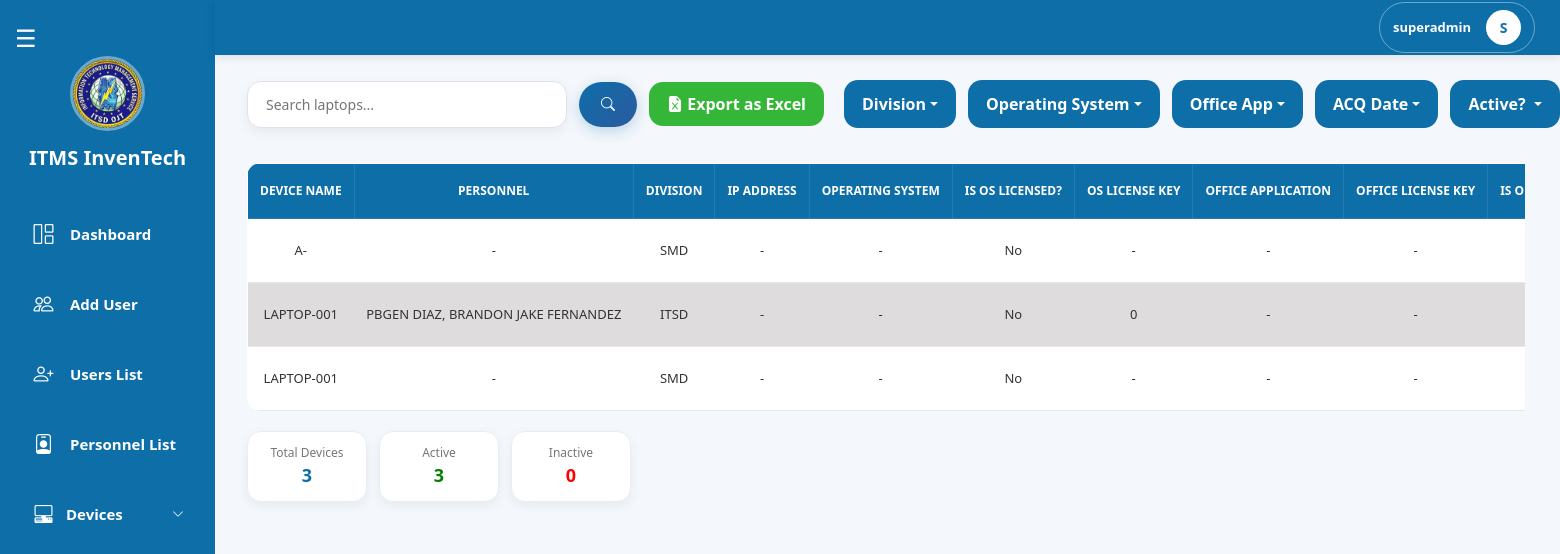
Screenshot of /pages/superadmin/device_laptops.php (signed in) with the database file from the repository.
### tables this page shows
CREATE TABLE `laptops` (
  `id` int(11) NOT NULL,
  `personnel_id` int(11) NOT NULL,
  `device_id` int(11) NOT NULL,
  `device_name` varchar(150) NOT NULL,
  `division_id` int(11) NOT NULL,
  `ip_address` varchar(50) DEFAULT NULL,
  `os` varchar(100) DEFAULT NULL,
  `is_os_licensed` tinyint(1) DEFAULT NULL,
  `is_remote_acc` tinyint(1) DEFAULT NULL,
  `endpoint_security_id` longtext DEFAULT NULL,
  `no_of_installed_anti_virus` int(11) DEFAULT NULL,
  `date_installed` date DEFAULT NULL,
  `guid` varchar(100) DEFAULT NULL,
  `mac_address` varchar(100) DEFAULT NULL,
  `cpu_brand` varchar(100) DEFAULT NULL,
  `cpu_cores` int(11) DEFAULT NULL,
  `gb_ram` int(11) DEFAULT NULL,
  `monitor_brand` varchar(100) DEFAULT NULL,
  `monitor_size_inches` int(11) DEFAULT NULL,
  `no_of_user_accounts` int(11) DEFAULT NULL,
  `user_account_type` longtext DEFAULT NULL,
  `authorized_software` text DEFAULT NULL,
  `unauthorized_software` text DEFAULT NULL,
  `office_application` varchar(150) DEFAULT NULL,
  `is_office_licensed` tinyint(1) DEFAULT NULL,
  `previous_owners_id` longtext DEFAULT NULL CHECK (json_valid(`previous_owners_id`)),
  `created_date` date DEFAULT current_timestamp(),
  `last_updated_at` date DEFAULT NULL,
  `os_license_key` varchar(255) DEFAULT NULL,
  `office_license_key` varchar(255) DEFAULT NULL,
  `par_serial_no` varchar(255) DEFAULT NULL,
  `is_active` tinyint(1) DEFAULT 1,
  `acquisition_date` date DEFAULT NULL
);

CREATE TABLE `divisions` (
  `id` int(11) NOT NULL,
  `division` varchar(100) NOT NULL
);

### pages/superadmin/device_laptops.php (the view, shortened to what this page needs)
<?php
include "../../config/db.php";
function getEndpointNames($conn, $json)
{
    $ids = json_decode($json, true);
    $ids = implode(',', array_map('intval', $ids));
    $result = $conn->query("SELECT antivirus FROM endpoint_security WHERE id IN ($ids)");
    $names = [];
    while ($row = $result->fetch_assoc()) {
        $names[] = $row['antivirus'];
    }
    return implode(', ', $names);
}
function dash($val)
{
    $v = trim($val ?? '');
    return $v !== '' ? htmlspecialchars($v) : '-';
}
$limit  = 10;
$page   = max(1, (int)($_GET['page'] ?? 1));
$offset = ($page - 1) * $limit;
$search = trim($_GET['search'] ?? '');
$division_filter_raw = $_GET['division']      ?? [];
$os_filter_raw       = $_GET['filter_os']     ?? [];
$office_filter_raw   = $_GET['filter_office'] ?? [];
$division_filter = is_array($division_filter_raw) ? array_filter(array_map('trim', $division_filter_raw)) : [];
$os_filter       = is_array($os_filter_raw)       ? array_filter(array_map('trim', $os_filter_raw))       : [];
$office_filter   = is_array($office_filter_raw)   ? array_filter($office_filter_raw)   : [];
$active_filter   = isset($_GET['is_active']) ? trim($_GET['is_active']) : '';
$acq_filter = trim($_GET['filter_acq'] ?? '');
$baseWhere  = [];
$baseParams = [];
$baseTypes  = '';
$whereSQL = !empty($baseWhere) ? "WHERE " . implode(" AND ", $baseWhere) : "";
$baseJoin = "FROM laptops d
             LEFT JOIN personnels p  ON d.personnel_id = p.id
             LEFT JOIN ranks r       ON p.rank_id = r.id
             LEFT JOIN divisions dv  ON d.division_id = dv.id";
$st = $conn->prepare("SELECT COUNT(*) AS total $baseJoin $whereSQL");
$st->execute();
$totalDevices = $st->get_result()->fetch_assoc()['total'] ?? 0;
$activeWhere = $baseWhere;
$activeWhere[] = "d.is_active = 1";
$activeSQL = "WHERE " . implode(" AND ", $activeWhere);
$inactiveWhere = $baseWhere;
$inactiveWhere[] = "d.is_active = 0";
$inactiveSQL = "WHERE " . implode(" AND ", $inactiveWhere);
$sa = $conn->prepare("SELECT COUNT(*) AS total $baseJoin $activeSQL");
$sa->execute();
$activeDevices = $sa->get_result()->fetch_assoc()['total'] ?? 0;
$si = $conn->prepare("SELECT COUNT(*) AS total $baseJoin $inactiveSQL");
$si->execute();
$inactiveDevices = $si->get_result()->fetch_assoc()['total'] ?? 0;
$stmt = $conn->prepare("
    SELECT d.*,
           CONCAT(r.rank,'  ',p.last_name,', ',p.first_name,' ',p.middle_name) AS personnel_name,
           dv.division AS division_name
    $baseJoin $whereSQL ORDER BY d.device_name ASC LIMIT ?,?
");
$fp  = $baseParams;
$ft = $baseTypes . 'ii';
$fp[] = $offset;
$fp[] = $limit;
$stmt->bind_param($ft, ...$fp);
$stmt->execute();
$result = $stmt->get_result();
$exportParams = http_build_query([
    'search'        => $search,
    'division'      => $division_filter,
    'filter_os'     => $os_filter,
    'filter_office' => $office_filter,
    'is_active'     => $active_filter,
    'filter_acq'    => $acq_filter,
]);
?>
<!DOCTYPE html>
<html lang="en">
<head>
    <link href="https://cdn.jsdelivr.net/npm/bootstrap@5.3.3/dist/css/bootstrap.min.css" rel="stylesheet">
    <link rel="stylesheet" href="../superadmin/css/desktop_laptop.css">
    <link rel="stylesheet" href="css/superadmin_navbar.css">
    <link rel="stylesheet" href="./css/superadmin_sidebar.css">
</head>
<body>
    <?php include 'superadmin_sidebar.php'; ?>
    <?php include 'superadmin_navbar.php'; ?>
    <div class="top-bar">
        <div class="search-container">
            <form class="search-form" method="GET" action="device_laptops.php">
                <input type="text" name="search" class="search-input" placeholder="Search laptops..." value="<?= htmlspecialchars($search) ?>">
                <button type="submit" class="search-btn"><i class="bi bi-search"></i></button>
                <a href="export_laptops.php?<?= htmlspecialchars($exportParams) ?>"
                    class="btn add-laptop-btn"
                    onclick="setTimeout(()=>showToast('Export downloaded successfully!','success'),800)">
                    <i class="bi bi-file-earmark-excel-fill"></i> Export as Excel
                </a>
            </form>
        </div>
        <div class="right-side">
            <div class="filters">
                <form method="GET" action="device_laptops.php" id="filterForm">
                    <div class="dropdown">
                        <?php $divLabel = empty($division_filter) ? 'Division' : (count($division_filter) === 1 ? $division_filter[0] : count($division_filter) . ' Divisions selected'); ?>
                        <button class="btn filter-btn dropdown-toggle" type="button" data-bs-toggle="dropdown" data-bs-auto-close="outside"><?= htmlspecialchars($divLabel) ?></button>
                    </div>
                    <div class="dropdown">
                        <?php $osLabel = empty($os_filter) ? 'Operating System' : (count($os_filter) === 1 ? $os_filter[0] : count($os_filter) . ' OS selected'); ?>
                        <button class="btn filter-btn dropdown-toggle" type="button" data-bs-toggle="dropdown" data-bs-auto-close="outside"><?= htmlspecialchars($osLabel) ?></button>
                    </div>
                    <div class="dropdown">
                        <?php $officeLabel = empty($office_filter) ? 'Office App' : (count($office_filter) === 1 ? $office_filter[0] : count($office_filter) . ' Apps selected'); ?>
                        <button class="btn filter-btn dropdown-toggle" type="button" data-bs-toggle="dropdown" data-bs-auto-close="outside"><?= htmlspecialchars($officeLabel) ?></button>
                    </div>
                </form>
            </div>
            <div class="dropdown">
                <?php
                $acqLabel = 'ACQ Date';
                ?>
                <button class="btn filter-btn dropdown-toggle" data-bs-toggle="dropdown"><?= htmlspecialchars($acqLabel) ?></button>
            </div>
            <div class="dropdown">
                <button class="btn filter-btn dropdown-toggle" data-bs-toggle="dropdown">
                    <?= $active_filter === '' ? 'Active?' : ($active_filter == 1 ? 'YES' : 'NO') ?>
                </button>
            </div>
        </div>
    </div>
    <div class="contenttable">
        <div class="table-container">
            <table class="users-table">
                <thead>
                    <tr>
                        <th>DEVICE NAME</th>
                        <th>PERSONNEL</th>
                        <th>DIVISION</th>
                        <th>IP ADDRESS</th>
                        <th>OPERATING SYSTEM</th>
                        <th>IS OS LICENSED?</th>
                        <th>OS LICENSE KEY</th>
                        <th>OFFICE APPLICATION</th>
                        <th>OFFICE LICENSE KEY</th>
                        <th>IS OFFICE LICENSED?</th>
                    </tr>
                </thead>
                <tbody>
                    <?php if ($result->num_rows > 0): ?>
                        <?php while ($row = $result->fetch_assoc()): ?>
                            <tr class="clickable-row" data-active="<?= $row['is_active'] ? '1' : '0' ?>"
                                data-bs-toggle="modal" data-bs-target="#viewLtModal<?= $row['id'] ?>">
                                <td><?= dash($row['device_name'] ?? '') ?></td>
                                <td><?= dash($row['personnel_name'] ?? '') ?></td>
                                <td><?= dash($row['division_name'] ?? '') ?></td>
                                <td><?= dash($row['ip_address'] ?? '') ?></td>
                                <td><?= dash($row['os'] ?? '') ?></td>
                                <td><?= ($row['is_os_licensed'] == 1) ? 'Yes' : 'No' ?></td>
                                <td><?= dash($row['os_license_key'] ?? '') ?></td>
                                <td><?= dash($row['office_application'] ?? '') ?></td>
                                <td><?= dash($row['office_license_key'] ?? '') ?></td>
                                <td><?= ($row['is_office_licensed'] == 1) ? 'Yes' : 'No' ?></td>
                            </tr>
                                                    <div class="view-value"><?= getEndpointNames($conn, $row['endpoint_security_id']) ?: '' ?></div>
                        <?php endwhile; ?>
                    <?php else: ?>
                        <tr>
                            <td colspan="30" class="text-center">No devices found.</td>
                        </tr>
                    <?php endif; ?>
                </tbody>
            </table>
        </div>
        <div class="table-footer">
            <div class="user-stats">
                <div class="stat-box total">
                    <span class="label">Total Devices</span>
                    <span class="value"><?= $totalDevices ?></span>
                </div>
                <div class="stat-box active">
                    <span class="label">Active</span>
                    <span class="value"><?= $activeDevices ?></span>
                </div>
                <div class="stat-box inactive">
                    <span class="label">Inactive</span>
                    <span class="value"><?= $inactiveDevices ?></span>
                </div>
            </div>
        </div>
    </div>
</body>
</html>

### pages/superadmin/css/desktop_laptop.css (style rules this page uses)
:root { --sidebar-expanded: 247px; --sidebar-collapsed: 115px; --primary: #0d6ea8; --primary-dark: #0b5f91; --primary-darker: #095a8a; --primary-gradient: linear-gradient(135deg, #0d6ea8, #2c5aa0); --green: #0fa90fd3; --green-dark: #0c960cd3; --bg-page: #f4f7fb; --bg-white: #ffffff; --bg-modal-body: #f8fafc; --border-light: #dce3ec; --border-card: #eef2f6; --text-dark: #333; --text-label: #334155; --text-muted: #777; --row-even: #dedcdc; --row-hover: #dfe6e9; --shadow-sm: 0 4px 12px rgba(0, 0, 0, 0.06); --shadow-md: 0 4px 18px rgba(0, 0, 0, 0.08); --shadow-lg: 0 8px 20px rgba(0, 0, 0, 0.15); --shadow-primary: 0 4px 14px rgba(13, 110, 168, 0.25); --shadow-primary-hover: 0 6px 18px rgba(13, 110, 168, 0.35); --radius-sm: 10px; --radius-md: 14px; --radius-lg: 18px; --radius-xl: 20px; --radius-pill: 24px; }
body { background: var(--bg-page); overflow-x: hidden; }
.top-bar { margin-top: 80px; margin-left: var(--sidebar-expanded); margin-right: 35px; display: flex; justify-content: space-between; align-items: center; gap: 20px; flex-wrap: nowrap; transition: all 0.3s ease; }
.filters { display: flex; align-items: center; }
#filterForm { display: flex; align-items: center; gap: 12px; flex-wrap: nowrap; }
.filter-btn { background: var(--primary); color: white; border: none; padding: 12px 18px; border-radius: var(--radius-md); font-weight: 600; transition: all 0.3s ease; white-space: nowrap; }
.add-btn, .add-desktop-btn, .add-laptop-btn { background: var(--green); color: white; border: none; padding: 10px 18px; border-radius: var(--radius-md); font-weight: 600; transition: all 0.2s ease; white-space: nowrap; }
.right-side { display: flex; align-items: center; gap: 12px; flex-wrap: nowrap; }
.search-container { display: flex; align-items: center; }
.search-form { display: flex; align-items: center; gap: 12px; flex-wrap: nowrap; }
.search-input { width: 320px; padding: 12px 18px; border: 1px solid var(--border-light); border-radius: var(--radius-md); outline: none; font-size: 14px; font-weight: 500; background: var(--bg-white); box-shadow: var(--shadow-sm); transition: all 0.3s ease; }
.search-btn { border: none; padding: 12px 22px; border-radius: var(--radius-pill); background: var(--primary-gradient); color: white; font-size: 14px; font-weight: 600; cursor: pointer; transition: all 0.3s ease; box-shadow: var(--shadow-primary); white-space: nowrap; }
.contenttable { margin-left: var(--sidebar-expanded); margin-right: 35px; margin-top: 35px; border-radius: var(--radius-lg); transition: all 0.3s ease; overflow: visible; }
.table-container { overflow-x: auto; white-space: nowrap; }
.users-table { width: 100%; border-collapse: collapse; min-width: 1200px; background: white; border-radius: var(--radius-md); overflow: hidden; }
.users-table thead { background: var(--primary); }
.users-table thead th { color: white; padding: 18px 12px; border: 1px solid rgba(255, 255, 255, 0.1); font-size: 12px; font-weight: 700; text-align: center; white-space: nowrap; text-transform: uppercase; }
.users-table tbody td { padding: 16px 12px; font-size: 13px; text-align: center; border-bottom: 1px solid #e5e7eb; color: var(--text-dark); white-space: nowrap; }
.users-table tbody tr:nth-child(odd) { background-color: #ffffff; }
.users-table tbody tr:nth-child(even) { background-color: var(--row-even); }
.table-footer { margin-top: 20px; display: flex; justify-content: space-between; align-items: center; gap: 20px; flex-wrap: wrap; }
.user-stats { display: flex; gap: 12px; }
.stat-box { min-width: 120px; padding: 12px 16px; border-radius: var(--radius-md); background: var(--bg-white); border: 1px solid #e6eef5; box-shadow: var(--shadow-sm); text-align: center; }
.stat-box .label { display: block; font-size: 12px; color: var(--text-muted); }
.stat-box .value { font-size: 18px; font-weight: bold; color: var(--primary); }
.stat-box.active .value { color: green; }
.stat-box.inactive .value { color: red; }

### pages/superadmin/css/superadmin_sidebar.css (style rules this page uses)
.dropdown { width: 100%; font-size: 15px; font-weight: 600; }

### rows the page displays
laptops: device_name "A-", personnel_name "-", division.division "SMD", ip_address "-", os "-", is_os_licensed "No", os_license_key "-", office_application "-", office_license_key "-"
laptops: device_name "LAPTOP-001", personnel_name "PBGEN DIAZ, BRANDON JAKE FERNANDEZ", division.division "ITSD", ip_address "-", os "-", is_os_licensed "No", os_license_key "0", office_application "-", office_license_key "-"
laptops: device_name "LAPTOP-001", personnel_name "-", division.division "SMD", ip_address "-", os "-", is_os_licensed "No", os_license_key "-", office_application "-", office_license_key "-"

### other values shown
$username "superadmin"
substr($username, 0, 1) "S"
$divLabel "Division"
$osLabel "Operating System"
$officeLabel "Office App"
$acqLabel "ACQ Date"
$totalDevices "3"
$activeDevices "3"
$inactiveDevices "0"
